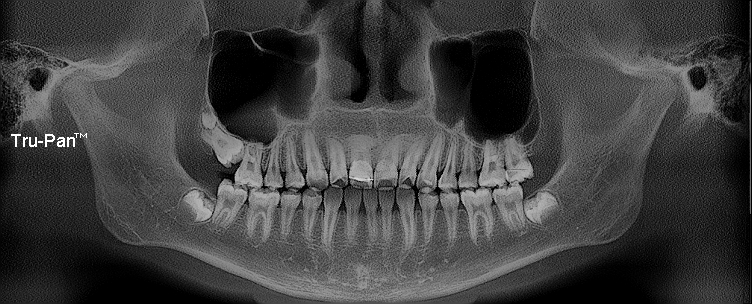
#> input picture CCA_Test/images/1024.jpg, 752 x 304 px
$ python GrayStatis.py
#> lines starting #> are read from the running program, lines starting #| are printed output that depends on the picture
import cv2
import numpy as np
import matplotlib
import matplotlib.pyplot as plt
from skimage import exposure

grayImage=cv2.imread('images/1024.jpg') #读取图片，若图片就是灰度图就不用第二行
#> grayImage is the input picture: shape (304, 752, 3); min 0, max 255, mean 63.9
grayImage = cv2.cvtColor(grayImage, cv2.COLOR_BGR2GRAY) #将BGR转为灰度图
#> grayImage: shape (304, 752)


fig,ax1= plt.subplots(1, 1)
ax1.get_yaxis().set_major_formatter(matplotlib.ticker.FuncFormatter(lambda x, p: format(int(x), ',')))


hist = cv2.calcHist([grayImage],[0],None,[256],[0,256])
#> hist = 256 values, max 14022 at index 0, min 0 at index 187, mean 893
plt.plot(hist,color="gray")
ax1.get_yaxis().set_major_formatter(matplotlib.ticker.FuncFormatter(lambda x, p: format(int(x), ',')))
plt.xlim([0,256])
ax1.set_xlabel("range of pixel values")
ax1.set_ylabel("nums of pixel")
ax1.legend(["Gray"],loc="upper right")

plt.savefig(r'numberOfpixels6.png',dpi=300,format='svg')
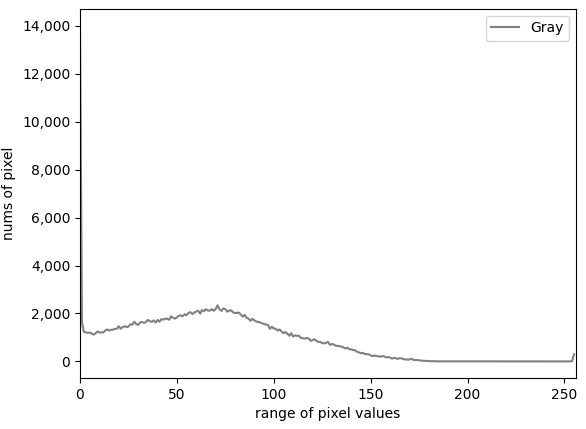
#> figure drawn by matplotlib, 1 panel; curve peaks at x = 0, y = 14022
plt.show()
print("finish!")

$ run again, with CCA_Test/images/1027.jpg copied over CCA_Test/images/1024.jpg
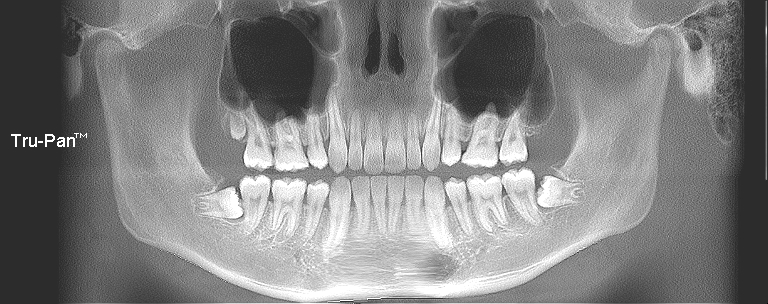
#> input picture CCA_Test/images/1027.jpg, 768 x 304 px
#> grayImage is the input picture: shape (304, 768, 3); min 1, max 255, mean 129.5
#> grayImage: shape (304, 768)
#> hist = 256 values, max 27186 at index 44, min 0 at index 0, mean 912
#> `plt.savefig(r'numberOfpixels6.png',dpi=300,format='svg')`:
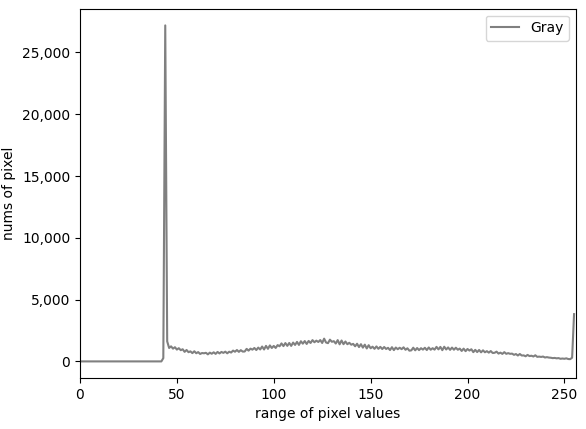
#> figure drawn by matplotlib, 1 panel; curve peaks at x = 44, y = 27186
